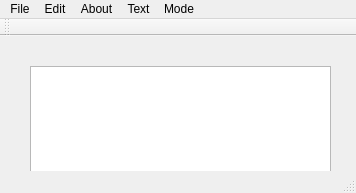
<?xml version="1.0" encoding="UTF-8"?>
<ui version="4.0">
 <class>MainWindow</class>
 <widget class="QMainWindow" name="MainWindow">
  <property name="geometry">
   <rect>
    <x>0</x>
    <y>0</y>
    <width>356</width>
    <height>193</height>
   </rect>
  </property>
  <property name="windowTitle">
   <string>MainWindow</string>
  </property>
  <widget class="QWidget" name="centralwidget">
   <widget class="QTextEdit" name="textEdit">
    <property name="geometry">
     <rect>
      <x>30</x>
      <y>30</y>
      <width>301</width>
      <height>141</height>
     </rect>
    </property>
   </widget>
  </widget>
  <widget class="QMenuBar" name="menubar">
   <property name="geometry">
    <rect>
     <x>0</x>
     <y>0</y>
     <width>356</width>
     <height>22</height>
    </rect>
   </property>
   <widget class="QMenu" name="menuFile">
    <property name="title">
     <string>File</string>
    </property>
    <addaction name="actionNew"/>
    <addaction name="actionOpen"/>
    <addaction name="actionSave"/>
    <addaction name="actionSave_as"/>
   </widget>
   <widget class="QMenu" name="menuEdit">
    <property name="title">
     <string>Edit</string>
    </property>
    <addaction name="actionCut"/>
    <addaction name="actionCopy"/>
    <addaction name="actionPaste"/>
    <addaction name="actionUndo"/>
    <addaction name="actionRedo"/>
   </widget>
   <widget class="QMenu" name="menuAbout_me">
    <property name="title">
     <string>About</string>
    </property>
    <addaction name="actionAbout"/>
   </widget>
   <widget class="QMenu" name="menuText">
    <property name="title">
     <string>Text</string>
    </property>
    <addaction name="actionBold_2"/>
    <addaction name="actionSubScript"/>
    <addaction name="actionSuperScript"/>
   </widget>
   <widget class="QMenu" name="menuTheme">
    <property name="title">
     <string>Mode</string>
    </property>
    <addaction name="actionDark"/>
    <addaction name="actionLight"/>
   </widget>
   <addaction name="menuFile"/>
   <addaction name="menuEdit"/>
   <addaction name="menuAbout_me"/>
   <addaction name="menuText"/>
   <addaction name="menuTheme"/>
  </widget>
  <widget class="QStatusBar" name="statusbar"/>
  <widget class="QToolBar" name="toolBar_2">
   <property name="sizePolicy">
    <sizepolicy hsizetype="Maximum" vsizetype="Maximum">
     <horstretch>0</horstretch>
     <verstretch>0</verstretch>
    </sizepolicy>
   </property>
   <property name="windowTitle">
    <string>toolBar_2</string>
   </property>
   <attribute name="toolBarArea">
    <enum>TopToolBarArea</enum>
   </attribute>
   <attribute name="toolBarBreak">
    <bool>false</bool>
   </attribute>
  </widget>
  <action name="actionNew">
   <property name="icon">
    <iconset resource="Resources.qrc">
     <normaloff>:/images/Resources/New.png</normaloff>:/images/Resources/New.png</iconset>
   </property>
   <property name="text">
    <string>New</string>
   </property>
   <property name="shortcut">
    <string>Ctrl+N</string>
   </property>
  </action>
  <action name="actionOpen">
   <property name="icon">
    <iconset>
     <normalon>:/images/Resources/open.png</normalon>
    </iconset>
   </property>
   <property name="text">
    <string>Open</string>
   </property>
  </action>
  <action name="actionSave">
   <property name="icon">
    <iconset resource="Resources.qrc">
     <normaloff>:/images/Resources/save.png</normaloff>:/images/Resources/save.png</iconset>
   </property>
   <property name="text">
    <string>Save</string>
   </property>
   <property name="shortcut">
    <string>Ctrl+S</string>
   </property>
  </action>
  <action name="actionCut">
   <property name="icon">
    <iconset resource="Resources.qrc">
     <normaloff>:/images/Resources/cut.png</normaloff>:/images/Resources/cut.png</iconset>
   </property>
   <property name="text">
    <string>Cut</string>
   </property>
  </action>
  <action name="actionCopy">
   <property name="icon">
    <iconset resource="Resources.qrc">
     <normaloff>:/images/Resources/copy.png</normaloff>:/images/Resources/copy.png</iconset>
   </property>
   <property name="text">
    <string>Copy</string>
   </property>
   <property name="shortcut">
    <string>Ctrl+C</string>
   </property>
  </action>
  <action name="actionPaste">
   <property name="icon">
    <iconset resource="Resources.qrc">
     <normaloff>:/images/Resources/paste.png</normaloff>:/images/Resources/paste.png</iconset>
   </property>
   <property name="text">
    <string>Paste</string>
   </property>
   <property name="shortcut">
    <string>Ctrl+V</string>
   </property>
  </action>
  <action name="actionUndo">
   <property name="icon">
    <iconset resource="Resources.qrc">
     <normaloff>:/images/Resources/undo.png</normaloff>:/images/Resources/undo.png</iconset>
   </property>
   <property name="text">
    <string>Undo</string>
   </property>
  </action>
  <action name="actionRedo">
   <property name="icon">
    <iconset resource="Resources.qrc">
     <normaloff>:/images/Resources/redo.png</normaloff>:/images/Resources/redo.png</iconset>
   </property>
   <property name="text">
    <string>Redo</string>
   </property>
  </action>
  <action name="actionAbout">
   <property name="icon">
    <iconset resource="Resources.qrc">
     <normaloff>:/images/Resources/about.png</normaloff>:/images/Resources/about.png</iconset>
   </property>
   <property name="text">
    <string>About </string>
   </property>
  </action>
  <action name="actionExit">
   <property name="text">
    <string>Exit</string>
   </property>
  </action>
  <action name="actionBold_2">
   <property name="checkable">
    <bool>false</bool>
   </property>
   <property name="icon">
    <iconset resource="Resources.qrc">
     <normaloff>:/images/Resources/1608581_bold_icon.png</normaloff>:/images/Resources/1608581_bold_icon.png</iconset>
   </property>
   <property name="text">
    <string>Bold</string>
   </property>
   <property name="font">
    <font>
     <family>Arial</family>
    </font>
   </property>
   <property name="shortcut">
    <string>Ctrl+B</string>
   </property>
  </action>
  <action name="actionSave_as">
   <property name="icon">
    <iconset>
     <normalon>:/images/Resources/save-as.png</normalon>
    </iconset>
   </property>
   <property name="text">
    <string>Save as</string>
   </property>
  </action>
  <action name="actionSubScript">
   <property name="checkable">
    <bool>true</bool>
   </property>
   <property name="checked">
    <bool>false</bool>
   </property>
   <property name="icon">
    <iconset resource="Resources.qrc">
     <normaloff>:/images/Resources/sub.png</normaloff>:/images/Resources/sub.png</iconset>
   </property>
   <property name="text">
    <string>SubScript</string>
   </property>
  </action>
  <action name="actionSuperScript">
   <property name="checkable">
    <bool>true</bool>
   </property>
   <property name="checked">
    <bool>false</bool>
   </property>
   <property name="icon">
    <iconset resource="Resources.qrc">
     <normaloff>:/images/Resources/super.png</normaloff>:/images/Resources/super.png</iconset>
   </property>
   <property name="text">
    <string>SuperScript</string>
   </property>
  </action>
  <action name="actionDark">
   <property name="text">
    <string>Dark</string>
   </property>
  </action>
  <action name="actionLight">
   <property name="text">
    <string>Light</string>
   </property>
  </action>
 </widget>
 <resources>
  <include location="Resources.qrc"/>
 </resources>
 <connections/>
</ui>
